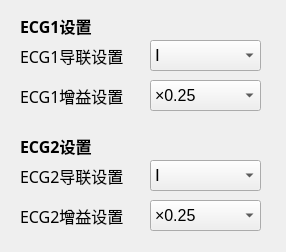
<?xml version="1.0" encoding="UTF-8"?>
<ui version="4.0">
 <class>FormECG</class>
 <widget class="QWidget" name="FormECG">
  <property name="geometry">
   <rect>
    <x>0</x>
    <y>0</y>
    <width>286</width>
    <height>252</height>
   </rect>
  </property>
  <property name="windowTitle">
   <string>心电参数设置</string>
  </property>
  <widget class="QLabel" name="ecg1LeadSetLabel">
   <property name="geometry">
    <rect>
     <x>20</x>
     <y>40</y>
     <width>131</width>
     <height>31</height>
    </rect>
   </property>
   <property name="font">
    <font>
     <family>黑体</family>
     <pointsize>12</pointsize>
    </font>
   </property>
   <property name="text">
    <string>ECG1导联设置</string>
   </property>
  </widget>
  <widget class="QComboBox" name="ecg1GainSetComboBox">
   <property name="geometry">
    <rect>
     <x>150</x>
     <y>80</y>
     <width>111</width>
     <height>31</height>
    </rect>
   </property>
   <property name="font">
    <font>
     <family>Arial</family>
     <pointsize>12</pointsize>
    </font>
   </property>
   <item>
    <property name="text">
     <string>×0.25</string>
    </property>
   </item>
   <item>
    <property name="text">
     <string>×0.5</string>
    </property>
   </item>
   <item>
    <property name="text">
     <string>×1</string>
    </property>
   </item>
   <item>
    <property name="text">
     <string>×2</string>
    </property>
   </item>
  </widget>
  <widget class="QComboBox" name="ecg2GainSetComboBox">
   <property name="geometry">
    <rect>
     <x>150</x>
     <y>200</y>
     <width>111</width>
     <height>31</height>
    </rect>
   </property>
   <property name="font">
    <font>
     <family>Arial</family>
     <pointsize>12</pointsize>
    </font>
   </property>
   <item>
    <property name="text">
     <string>×0.25</string>
    </property>
   </item>
   <item>
    <property name="text">
     <string>×0.5</string>
    </property>
   </item>
   <item>
    <property name="text">
     <string>×1</string>
    </property>
   </item>
   <item>
    <property name="text">
     <string>×2</string>
    </property>
   </item>
  </widget>
  <widget class="QLabel" name="ecg1GainSetLabel">
   <property name="geometry">
    <rect>
     <x>20</x>
     <y>80</y>
     <width>141</width>
     <height>31</height>
    </rect>
   </property>
   <property name="font">
    <font>
     <family>黑体</family>
     <pointsize>12</pointsize>
    </font>
   </property>
   <property name="text">
    <string>ECG1增益设置</string>
   </property>
  </widget>
  <widget class="QLabel" name="ecg2GainSetLabel">
   <property name="geometry">
    <rect>
     <x>20</x>
     <y>200</y>
     <width>141</width>
     <height>31</height>
    </rect>
   </property>
   <property name="font">
    <font>
     <family>黑体</family>
     <pointsize>12</pointsize>
    </font>
   </property>
   <property name="text">
    <string>ECG2增益设置</string>
   </property>
  </widget>
  <widget class="QComboBox" name="ecg1LeadSetComboBox">
   <property name="geometry">
    <rect>
     <x>150</x>
     <y>40</y>
     <width>111</width>
     <height>31</height>
    </rect>
   </property>
   <property name="font">
    <font>
     <family>Arial</family>
     <pointsize>12</pointsize>
    </font>
   </property>
   <property name="currentText">
    <string>Ⅰ</string>
   </property>
   <item>
    <property name="text">
     <string>Ⅰ</string>
    </property>
   </item>
   <item>
    <property name="text">
     <string>Ⅱ</string>
    </property>
   </item>
   <item>
    <property name="text">
     <string>Ⅲ</string>
    </property>
   </item>
   <item>
    <property name="text">
     <string>AVR</string>
    </property>
   </item>
   <item>
    <property name="text">
     <string>AVL</string>
    </property>
   </item>
   <item>
    <property name="text">
     <string>AVF</string>
    </property>
   </item>
   <item>
    <property name="text">
     <string>V</string>
    </property>
   </item>
  </widget>
  <widget class="QComboBox" name="ecg2LeadSetComboBox">
   <property name="geometry">
    <rect>
     <x>150</x>
     <y>160</y>
     <width>111</width>
     <height>31</height>
    </rect>
   </property>
   <property name="font">
    <font>
     <family>Arial</family>
     <pointsize>12</pointsize>
    </font>
   </property>
   <property name="currentText">
    <string>Ⅰ</string>
   </property>
   <item>
    <property name="text">
     <string>Ⅰ</string>
    </property>
   </item>
   <item>
    <property name="text">
     <string>Ⅱ</string>
    </property>
   </item>
   <item>
    <property name="text">
     <string>Ⅲ</string>
    </property>
   </item>
   <item>
    <property name="text">
     <string>AVR</string>
    </property>
   </item>
   <item>
    <property name="text">
     <string>AVL</string>
    </property>
   </item>
   <item>
    <property name="text">
     <string>AVF</string>
    </property>
   </item>
   <item>
    <property name="text">
     <string>V</string>
    </property>
   </item>
  </widget>
  <widget class="QLabel" name="ecg2LeadSetLabel">
   <property name="geometry">
    <rect>
     <x>20</x>
     <y>160</y>
     <width>141</width>
     <height>31</height>
    </rect>
   </property>
   <property name="font">
    <font>
     <family>黑体</family>
     <pointsize>12</pointsize>
    </font>
   </property>
   <property name="text">
    <string>ECG2导联设置</string>
   </property>
  </widget>
  <widget class="QLabel" name="ecg1LeadSetLabel_2">
   <property name="geometry">
    <rect>
     <x>20</x>
     <y>10</y>
     <width>91</width>
     <height>31</height>
    </rect>
   </property>
   <property name="font">
    <font>
     <family>黑体</family>
     <pointsize>12</pointsize>
     <weight>75</weight>
     <bold>true</bold>
    </font>
   </property>
   <property name="text">
    <string>ECG1设置</string>
   </property>
  </widget>
  <widget class="QLabel" name="ecg1LeadSetLabel_3">
   <property name="geometry">
    <rect>
     <x>20</x>
     <y>130</y>
     <width>91</width>
     <height>31</height>
    </rect>
   </property>
   <property name="font">
    <font>
     <family>黑体</family>
     <pointsize>12</pointsize>
     <weight>75</weight>
     <bold>true</bold>
    </font>
   </property>
   <property name="text">
    <string>ECG2设置</string>
   </property>
  </widget>
 </widget>
 <resources/>
 <connections/>
</ui>
